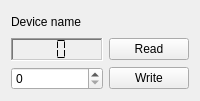
<?xml version="1.0" encoding="UTF-8"?>
<ui version="4.0">
 <class>DeviceForm</class>
 <widget class="QWidget" name="DeviceForm">
  <property name="geometry">
   <rect>
    <x>0</x>
    <y>0</y>
    <width>200</width>
    <height>101</height>
   </rect>
  </property>
  <property name="sizePolicy">
   <sizepolicy hsizetype="Fixed" vsizetype="Fixed">
    <horstretch>0</horstretch>
    <verstretch>0</verstretch>
   </sizepolicy>
  </property>
  <property name="windowTitle">
   <string>Form</string>
  </property>
  <layout class="QGridLayout" name="gridLayout">
   <item row="1" column="0" colspan="2">
    <widget class="QLCDNumber" name="output">
     <property name="frameShape">
      <enum>QFrame::WinPanel</enum>
     </property>
     <property name="frameShadow">
      <enum>QFrame::Sunken</enum>
     </property>
     <property name="midLineWidth">
      <number>1</number>
     </property>
     <property name="smallDecimalPoint">
      <bool>false</bool>
     </property>
     <property name="digitCount">
      <number>2</number>
     </property>
     <property name="mode">
      <enum>QLCDNumber::Hex</enum>
     </property>
     <property name="segmentStyle">
      <enum>QLCDNumber::Flat</enum>
     </property>
    </widget>
   </item>
   <item row="2" column="0" colspan="2">
    <widget class="QSpinBox" name="input">
     <property name="toolTip">
      <string extracomment="Value to write out"/>
     </property>
     <property name="wrapping">
      <bool>false</bool>
     </property>
     <property name="showGroupSeparator" stdset="0">
      <bool>false</bool>
     </property>
     <property name="maximum">
      <number>255</number>
     </property>
    </widget>
   </item>
   <item row="0" column="0" colspan="3">
    <widget class="QLabel" name="name">
     <property name="text">
      <string>Device name</string>
     </property>
     <property name="textFormat">
      <enum>Qt::PlainText</enum>
     </property>
     <property name="wordWrap">
      <bool>false</bool>
     </property>
    </widget>
   </item>
   <item row="1" column="2">
    <widget class="QPushButton" name="read_button">
     <property name="text">
      <string>Read</string>
     </property>
    </widget>
   </item>
   <item row="2" column="2">
    <widget class="QPushButton" name="wrie_button">
     <property name="text">
      <string>Write</string>
     </property>
    </widget>
   </item>
  </layout>
 </widget>
 <tabstops>
  <tabstop>input</tabstop>
 </tabstops>
 <resources/>
 <connections/>
</ui>
